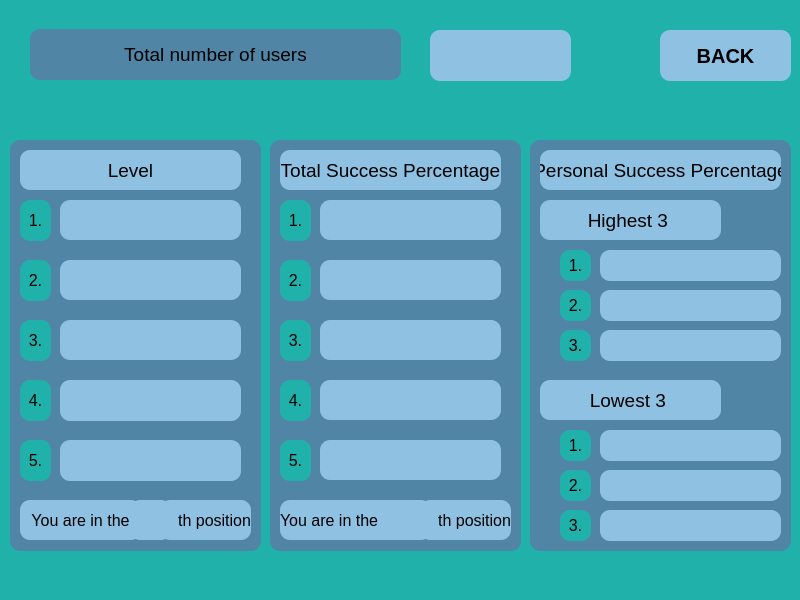
<?xml version="1.0" encoding="UTF-8"?>
<ui version="4.0">
 <class>MainWindow</class>
 <widget class="QMainWindow" name="MainWindow">
  <property name="geometry">
   <rect>
    <x>0</x>
    <y>0</y>
    <width>800</width>
    <height>600</height>
   </rect>
  </property>
  <property name="windowTitle">
   <string>PyBoysFlashcards</string>
  </property>
  <property name="styleSheet">
   <string notr="true">background-color: rgb(32,178,170);
border-top-right-radius: 10px;
border-bottom-right-radius: 10px;
border-top-left-radius: 10px;
border-bottom-left-radius: 10px;</string>
  </property>
  <widget class="QWidget" name="centralwidget">
   <widget class="QLabel" name="label_2">
    <property name="geometry">
     <rect>
      <x>30</x>
      <y>29</y>
      <width>371</width>
      <height>51</height>
     </rect>
    </property>
    <property name="minimumSize">
     <size>
      <width>0</width>
      <height>40</height>
     </size>
    </property>
    <property name="font">
     <font>
      <pointsize>14</pointsize>
      <weight>50</weight>
      <bold>false</bold>
     </font>
    </property>
    <property name="styleSheet">
     <string notr="true">background-color: rgba(80,133,165 );
border-top-right-radius: 10px;
border-bottom-right-radius: 10px;
border-top-left-radius: 10px;
border-bottom-left-radius: 10px;</string>
    </property>
    <property name="text">
     <string>Total number of users</string>
    </property>
    <property name="alignment">
     <set>Qt::AlignCenter</set>
    </property>
   </widget>
   <widget class="QTableView" name="tableView_2">
    <property name="geometry">
     <rect>
      <x>270</x>
      <y>140</y>
      <width>251</width>
      <height>411</height>
     </rect>
    </property>
    <property name="styleSheet">
     <string notr="true">background-color: rgba(80,133,165 );
border-top-right-radius: 10px;
border-bottom-right-radius: 10px;
border-top-left-radius: 10px;
border-bottom-left-radius: 10px;</string>
    </property>
   </widget>
   <widget class="QLabel" name="label_9">
    <property name="geometry">
     <rect>
      <x>280</x>
      <y>150</y>
      <width>221</width>
      <height>40</height>
     </rect>
    </property>
    <property name="minimumSize">
     <size>
      <width>0</width>
      <height>40</height>
     </size>
    </property>
    <property name="font">
     <font>
      <pointsize>14</pointsize>
      <weight>50</weight>
      <bold>false</bold>
     </font>
    </property>
    <property name="styleSheet">
     <string notr="true">background-color: rgb(143, 193, 227);
border-top-right-radius: 10px;
border-bottom-right-radius: 10px;
border-top-left-radius: 10px;
border-bottom-left-radius: 10px;</string>
    </property>
    <property name="text">
     <string>Total Success Percentage</string>
    </property>
    <property name="alignment">
     <set>Qt::AlignCenter</set>
    </property>
   </widget>
   <widget class="QLabel" name="succ1">
    <property name="geometry">
     <rect>
      <x>320</x>
      <y>200</y>
      <width>181</width>
      <height>40</height>
     </rect>
    </property>
    <property name="minimumSize">
     <size>
      <width>0</width>
      <height>40</height>
     </size>
    </property>
    <property name="font">
     <font>
      <pointsize>14</pointsize>
      <weight>50</weight>
      <bold>false</bold>
     </font>
    </property>
    <property name="styleSheet">
     <string notr="true">background-color: rgb(143, 193, 227);
border-top-right-radius: 10px;
border-bottom-right-radius: 10px;
border-top-left-radius: 10px;
border-bottom-left-radius: 10px;</string>
    </property>
    <property name="text">
     <string/>
    </property>
    <property name="alignment">
     <set>Qt::AlignCenter</set>
    </property>
   </widget>
   <widget class="QLabel" name="succ2">
    <property name="geometry">
     <rect>
      <x>320</x>
      <y>260</y>
      <width>181</width>
      <height>40</height>
     </rect>
    </property>
    <property name="minimumSize">
     <size>
      <width>0</width>
      <height>40</height>
     </size>
    </property>
    <property name="font">
     <font>
      <pointsize>14</pointsize>
      <weight>50</weight>
      <bold>false</bold>
     </font>
    </property>
    <property name="styleSheet">
     <string notr="true">background-color: rgb(143, 193, 227);
border-top-right-radius: 10px;
border-bottom-right-radius: 10px;
border-top-left-radius: 10px;
border-bottom-left-radius: 10px;</string>
    </property>
    <property name="text">
     <string/>
    </property>
    <property name="alignment">
     <set>Qt::AlignCenter</set>
    </property>
   </widget>
   <widget class="QLabel" name="succ3">
    <property name="geometry">
     <rect>
      <x>320</x>
      <y>320</y>
      <width>181</width>
      <height>40</height>
     </rect>
    </property>
    <property name="minimumSize">
     <size>
      <width>0</width>
      <height>40</height>
     </size>
    </property>
    <property name="font">
     <font>
      <pointsize>14</pointsize>
      <weight>50</weight>
      <bold>false</bold>
     </font>
    </property>
    <property name="styleSheet">
     <string notr="true">background-color: rgb(143, 193, 227);
border-top-right-radius: 10px;
border-bottom-right-radius: 10px;
border-top-left-radius: 10px;
border-bottom-left-radius: 10px;</string>
    </property>
    <property name="text">
     <string/>
    </property>
    <property name="alignment">
     <set>Qt::AlignCenter</set>
    </property>
   </widget>
   <widget class="QLabel" name="succ4">
    <property name="geometry">
     <rect>
      <x>320</x>
      <y>380</y>
      <width>181</width>
      <height>40</height>
     </rect>
    </property>
    <property name="minimumSize">
     <size>
      <width>0</width>
      <height>40</height>
     </size>
    </property>
    <property name="font">
     <font>
      <pointsize>14</pointsize>
      <weight>50</weight>
      <bold>false</bold>
     </font>
    </property>
    <property name="styleSheet">
     <string notr="true">background-color: rgb(143, 193, 227);
border-top-right-radius: 10px;
border-bottom-right-radius: 10px;
border-top-left-radius: 10px;
border-bottom-left-radius: 10px;</string>
    </property>
    <property name="text">
     <string/>
    </property>
    <property name="alignment">
     <set>Qt::AlignCenter</set>
    </property>
   </widget>
   <widget class="QLabel" name="succ5">
    <property name="geometry">
     <rect>
      <x>320</x>
      <y>440</y>
      <width>181</width>
      <height>40</height>
     </rect>
    </property>
    <property name="minimumSize">
     <size>
      <width>0</width>
      <height>40</height>
     </size>
    </property>
    <property name="font">
     <font>
      <pointsize>14</pointsize>
      <weight>50</weight>
      <bold>false</bold>
     </font>
    </property>
    <property name="styleSheet">
     <string notr="true">background-color: rgb(143, 193, 227);
border-top-right-radius: 10px;
border-bottom-right-radius: 10px;
border-top-left-radius: 10px;
border-bottom-left-radius: 10px;</string>
    </property>
    <property name="text">
     <string/>
    </property>
    <property name="alignment">
     <set>Qt::AlignCenter</set>
    </property>
   </widget>
   <widget class="QTableView" name="tableView_3">
    <property name="geometry">
     <rect>
      <x>530</x>
      <y>140</y>
      <width>261</width>
      <height>411</height>
     </rect>
    </property>
    <property name="styleSheet">
     <string notr="true">background-color: rgba(80,133,165 );
border-top-right-radius: 10px;
border-bottom-right-radius: 10px;
border-top-left-radius: 10px;
border-bottom-left-radius: 10px;</string>
    </property>
   </widget>
   <widget class="QLabel" name="label_16">
    <property name="geometry">
     <rect>
      <x>280</x>
      <y>500</y>
      <width>121</width>
      <height>40</height>
     </rect>
    </property>
    <property name="minimumSize">
     <size>
      <width>0</width>
      <height>40</height>
     </size>
    </property>
    <property name="font">
     <font>
      <pointsize>12</pointsize>
      <weight>50</weight>
      <bold>false</bold>
     </font>
    </property>
    <property name="styleSheet">
     <string notr="true">background-color: rgb(143, 193, 227);
border-top-right-radius: 10px;
border-bottom-right-radius: 10px;
border-top-left-radius: 10px;
border-bottom-left-radius: 10px;</string>
    </property>
    <property name="text">
     <string>You are in the</string>
    </property>
    <property name="alignment">
     <set>Qt::AlignLeading|Qt::AlignLeft|Qt::AlignVCenter</set>
    </property>
   </widget>
   <widget class="QLabel" name="success_level">
    <property name="geometry">
     <rect>
      <x>380</x>
      <y>500</y>
      <width>51</width>
      <height>40</height>
     </rect>
    </property>
    <property name="minimumSize">
     <size>
      <width>0</width>
      <height>40</height>
     </size>
    </property>
    <property name="font">
     <font>
      <pointsize>12</pointsize>
      <weight>50</weight>
      <bold>false</bold>
     </font>
    </property>
    <property name="styleSheet">
     <string notr="true">background-color: rgb(143, 193, 227);
</string>
    </property>
    <property name="text">
     <string/>
    </property>
    <property name="alignment">
     <set>Qt::AlignRight|Qt::AlignTrailing|Qt::AlignVCenter</set>
    </property>
   </widget>
   <widget class="QLabel" name="label_18">
    <property name="geometry">
     <rect>
      <x>420</x>
      <y>500</y>
      <width>91</width>
      <height>40</height>
     </rect>
    </property>
    <property name="minimumSize">
     <size>
      <width>0</width>
      <height>40</height>
     </size>
    </property>
    <property name="font">
     <font>
      <pointsize>12</pointsize>
      <weight>50</weight>
      <bold>false</bold>
     </font>
    </property>
    <property name="styleSheet">
     <string notr="true">background-color: rgb(143, 193, 227);
border-top-right-radius: 10px;
border-bottom-right-radius: 10px;
</string>
    </property>
    <property name="text">
     <string>th position</string>
    </property>
    <property name="alignment">
     <set>Qt::AlignRight|Qt::AlignTrailing|Qt::AlignVCenter</set>
    </property>
   </widget>
   <widget class="QLabel" name="label_19">
    <property name="geometry">
     <rect>
      <x>540</x>
      <y>150</y>
      <width>241</width>
      <height>40</height>
     </rect>
    </property>
    <property name="minimumSize">
     <size>
      <width>0</width>
      <height>40</height>
     </size>
    </property>
    <property name="font">
     <font>
      <pointsize>14</pointsize>
      <weight>50</weight>
      <bold>false</bold>
     </font>
    </property>
    <property name="styleSheet">
     <string notr="true">background-color: rgb(143, 193, 227);
border-top-right-radius: 10px;
border-bottom-right-radius: 10px;
border-top-left-radius: 10px;
border-bottom-left-radius: 10px;</string>
    </property>
    <property name="text">
     <string>Personal Success Percentage</string>
    </property>
    <property name="alignment">
     <set>Qt::AlignCenter</set>
    </property>
   </widget>
   <widget class="QPushButton" name="login_button_2">
    <property name="geometry">
     <rect>
      <x>660</x>
      <y>30</y>
      <width>131</width>
      <height>51</height>
     </rect>
    </property>
    <property name="font">
     <font>
      <pointsize>15</pointsize>
      <weight>75</weight>
      <bold>true</bold>
     </font>
    </property>
    <property name="cursor">
     <cursorShape>OpenHandCursor</cursorShape>
    </property>
    <property name="styleSheet">
     <string notr="true">background-color: rgb(143, 193, 227);
border-top-right-radius: 10px;
border-bottom-right-radius: 10px;
border-top-left-radius: 10px;
border-bottom-left-radius: 10px;</string>
    </property>
    <property name="text">
     <string>BACK</string>
    </property>
   </widget>
   <widget class="QLabel" name="label_20">
    <property name="geometry">
     <rect>
      <x>540</x>
      <y>200</y>
      <width>181</width>
      <height>40</height>
     </rect>
    </property>
    <property name="minimumSize">
     <size>
      <width>0</width>
      <height>40</height>
     </size>
    </property>
    <property name="font">
     <font>
      <pointsize>14</pointsize>
      <weight>50</weight>
      <bold>false</bold>
     </font>
    </property>
    <property name="styleSheet">
     <string notr="true">background-color: rgb(143, 193, 227);
border-top-right-radius: 10px;
border-bottom-right-radius: 10px;
border-top-left-radius: 10px;
border-bottom-left-radius: 10px;</string>
    </property>
    <property name="text">
     <string>Highest 3 </string>
    </property>
    <property name="alignment">
     <set>Qt::AlignCenter</set>
    </property>
   </widget>
   <widget class="QLabel" name="high1">
    <property name="geometry">
     <rect>
      <x>600</x>
      <y>250</y>
      <width>181</width>
      <height>31</height>
     </rect>
    </property>
    <property name="font">
     <font>
      <pointsize>14</pointsize>
      <weight>50</weight>
      <bold>false</bold>
     </font>
    </property>
    <property name="styleSheet">
     <string notr="true">background-color: rgb(143, 193, 227);
border-top-right-radius: 10px;
border-bottom-right-radius: 10px;
border-top-left-radius: 10px;
border-bottom-left-radius: 10px;</string>
    </property>
    <property name="text">
     <string/>
    </property>
    <property name="alignment">
     <set>Qt::AlignCenter</set>
    </property>
   </widget>
   <widget class="QLabel" name="high2">
    <property name="geometry">
     <rect>
      <x>600</x>
      <y>290</y>
      <width>181</width>
      <height>31</height>
     </rect>
    </property>
    <property name="font">
     <font>
      <pointsize>14</pointsize>
      <weight>50</weight>
      <bold>false</bold>
     </font>
    </property>
    <property name="styleSheet">
     <string notr="true">background-color: rgb(143, 193, 227);
border-top-right-radius: 10px;
border-bottom-right-radius: 10px;
border-top-left-radius: 10px;
border-bottom-left-radius: 10px;</string>
    </property>
    <property name="text">
     <string/>
    </property>
    <property name="alignment">
     <set>Qt::AlignCenter</set>
    </property>
   </widget>
   <widget class="QLabel" name="high3">
    <property name="geometry">
     <rect>
      <x>600</x>
      <y>330</y>
      <width>181</width>
      <height>31</height>
     </rect>
    </property>
    <property name="font">
     <font>
      <pointsize>14</pointsize>
      <weight>50</weight>
      <bold>false</bold>
     </font>
    </property>
    <property name="styleSheet">
     <string notr="true">background-color: rgb(143, 193, 227);
border-top-right-radius: 10px;
border-bottom-right-radius: 10px;
border-top-left-radius: 10px;
border-bottom-left-radius: 10px;</string>
    </property>
    <property name="text">
     <string/>
    </property>
    <property name="alignment">
     <set>Qt::AlignCenter</set>
    </property>
   </widget>
   <widget class="QLabel" name="label_24">
    <property name="geometry">
     <rect>
      <x>540</x>
      <y>380</y>
      <width>181</width>
      <height>40</height>
     </rect>
    </property>
    <property name="minimumSize">
     <size>
      <width>0</width>
      <height>40</height>
     </size>
    </property>
    <property name="font">
     <font>
      <pointsize>14</pointsize>
      <weight>50</weight>
      <bold>false</bold>
     </font>
    </property>
    <property name="styleSheet">
     <string notr="true">background-color: rgb(143, 193, 227);
border-top-right-radius: 10px;
border-bottom-right-radius: 10px;
border-top-left-radius: 10px;
border-bottom-left-radius: 10px;</string>
    </property>
    <property name="text">
     <string>Lowest 3 </string>
    </property>
    <property name="alignment">
     <set>Qt::AlignCenter</set>
    </property>
   </widget>
   <widget class="QLabel" name="low1">
    <property name="geometry">
     <rect>
      <x>600</x>
      <y>430</y>
      <width>181</width>
      <height>31</height>
     </rect>
    </property>
    <property name="font">
     <font>
      <pointsize>14</pointsize>
      <weight>50</weight>
      <bold>false</bold>
     </font>
    </property>
    <property name="styleSheet">
     <string notr="true">background-color: rgb(143, 193, 227);
border-top-right-radius: 10px;
border-bottom-right-radius: 10px;
border-top-left-radius: 10px;
border-bottom-left-radius: 10px;</string>
    </property>
    <property name="text">
     <string/>
    </property>
    <property name="alignment">
     <set>Qt::AlignCenter</set>
    </property>
   </widget>
   <widget class="QLabel" name="low2">
    <property name="geometry">
     <rect>
      <x>600</x>
      <y>470</y>
      <width>181</width>
      <height>31</height>
     </rect>
    </property>
    <property name="font">
     <font>
      <pointsize>14</pointsize>
      <weight>50</weight>
      <bold>false</bold>
     </font>
    </property>
    <property name="styleSheet">
     <string notr="true">background-color: rgb(143, 193, 227);
border-top-right-radius: 10px;
border-bottom-right-radius: 10px;
border-top-left-radius: 10px;
border-bottom-left-radius: 10px;</string>
    </property>
    <property name="text">
     <string/>
    </property>
    <property name="alignment">
     <set>Qt::AlignCenter</set>
    </property>
   </widget>
   <widget class="QLabel" name="low3">
    <property name="geometry">
     <rect>
      <x>600</x>
      <y>510</y>
      <width>181</width>
      <height>31</height>
     </rect>
    </property>
    <property name="font">
     <font>
      <pointsize>14</pointsize>
      <weight>50</weight>
      <bold>false</bold>
     </font>
    </property>
    <property name="styleSheet">
     <string notr="true">background-color: rgb(143, 193, 227);
border-top-right-radius: 10px;
border-bottom-right-radius: 10px;
border-top-left-radius: 10px;
border-bottom-left-radius: 10px;</string>
    </property>
    <property name="text">
     <string/>
    </property>
    <property name="alignment">
     <set>Qt::AlignCenter</set>
    </property>
   </widget>
   <widget class="QTableView" name="tableView_4">
    <property name="geometry">
     <rect>
      <x>10</x>
      <y>140</y>
      <width>251</width>
      <height>411</height>
     </rect>
    </property>
    <property name="styleSheet">
     <string notr="true">background-color: rgba(80,133,165 );
border-top-right-radius: 10px;
border-bottom-right-radius: 10px;
border-top-left-radius: 10px;
border-bottom-left-radius: 10px;</string>
    </property>
   </widget>
   <widget class="QLabel" name="label_28">
    <property name="geometry">
     <rect>
      <x>20</x>
      <y>150</y>
      <width>221</width>
      <height>40</height>
     </rect>
    </property>
    <property name="minimumSize">
     <size>
      <width>0</width>
      <height>40</height>
     </size>
    </property>
    <property name="font">
     <font>
      <pointsize>14</pointsize>
      <weight>50</weight>
      <bold>false</bold>
      <kerning>false</kerning>
     </font>
    </property>
    <property name="styleSheet">
     <string notr="true">background-color: rgb(143, 193, 227);
border-top-right-radius: 10px;
border-bottom-right-radius: 10px;
border-top-left-radius: 10px;
border-bottom-left-radius: 10px;</string>
    </property>
    <property name="text">
     <string>Level</string>
    </property>
    <property name="alignment">
     <set>Qt::AlignCenter</set>
    </property>
   </widget>
   <widget class="QLabel" name="level1">
    <property name="geometry">
     <rect>
      <x>60</x>
      <y>200</y>
      <width>181</width>
      <height>40</height>
     </rect>
    </property>
    <property name="minimumSize">
     <size>
      <width>0</width>
      <height>40</height>
     </size>
    </property>
    <property name="font">
     <font>
      <pointsize>14</pointsize>
      <weight>50</weight>
      <bold>false</bold>
     </font>
    </property>
    <property name="styleSheet">
     <string notr="true">background-color: rgb(143, 193, 227);
border-top-right-radius: 10px;
border-bottom-right-radius: 10px;
border-top-left-radius: 10px;
border-bottom-left-radius: 10px;</string>
    </property>
    <property name="text">
     <string/>
    </property>
    <property name="alignment">
     <set>Qt::AlignCenter</set>
    </property>
   </widget>
   <widget class="QLabel" name="level2">
    <property name="geometry">
     <rect>
      <x>60</x>
      <y>260</y>
      <width>181</width>
      <height>40</height>
     </rect>
    </property>
    <property name="minimumSize">
     <size>
      <width>0</width>
      <height>40</height>
     </size>
    </property>
    <property name="font">
     <font>
      <pointsize>14</pointsize>
      <weight>50</weight>
      <bold>false</bold>
     </font>
    </property>
    <property name="styleSheet">
     <string notr="true">background-color: rgb(143, 193, 227);
border-top-right-radius: 10px;
border-bottom-right-radius: 10px;
border-top-left-radius: 10px;
border-bottom-left-radius: 10px;</string>
    </property>
    <property name="text">
     <string/>
    </property>
    <property name="alignment">
     <set>Qt::AlignCenter</set>
    </property>
   </widget>
   <widget class="QLabel" name="level3">
    <property name="geometry">
     <rect>
      <x>60</x>
      <y>320</y>
      <width>181</width>
      <height>40</height>
     </rect>
    </property>
    <property name="minimumSize">
     <size>
      <width>0</width>
      <height>40</height>
     </size>
    </property>
    <property name="font">
     <font>
      <pointsize>14</pointsize>
      <weight>50</weight>
      <bold>false</bold>
     </font>
    </property>
    <property name="styleSheet">
     <string notr="true">background-color: rgb(143, 193, 227);
border-top-right-radius: 10px;
border-bottom-right-radius: 10px;
border-top-left-radius: 10px;
border-bottom-left-radius: 10px;</string>
    </property>
    <property name="text">
     <string/>
    </property>
    <property name="alignment">
     <set>Qt::AlignCenter</set>
    </property>
   </widget>
   <widget class="QLabel" name="level4">
    <property name="geometry">
     <rect>
      <x>60</x>
      <y>380</y>
      <width>181</width>
      <height>41</height>
     </rect>
    </property>
    <property name="minimumSize">
     <size>
      <width>0</width>
      <height>40</height>
     </size>
    </property>
    <property name="font">
     <font>
      <pointsize>14</pointsize>
      <weight>50</weight>
      <bold>false</bold>
     </font>
    </property>
    <property name="styleSheet">
     <string notr="true">background-color: rgb(143, 193, 227);
border-top-right-radius: 10px;
border-bottom-right-radius: 10px;
border-top-left-radius: 10px;
border-bottom-left-radius: 10px;</string>
    </property>
    <property name="text">
     <string/>
    </property>
    <property name="alignment">
     <set>Qt::AlignCenter</set>
    </property>
   </widget>
   <widget class="QLabel" name="label_33">
    <property name="geometry">
     <rect>
      <x>20</x>
      <y>500</y>
      <width>121</width>
      <height>40</height>
     </rect>
    </property>
    <property name="minimumSize">
     <size>
      <width>0</width>
      <height>40</height>
     </size>
    </property>
    <property name="font">
     <font>
      <pointsize>12</pointsize>
      <weight>50</weight>
      <bold>false</bold>
     </font>
    </property>
    <property name="styleSheet">
     <string notr="true">background-color: rgb(143, 193, 227);
border-top-right-radius: 10px;
border-bottom-right-radius: 10px;
border-top-left-radius: 10px;
border-bottom-left-radius: 10px;</string>
    </property>
    <property name="text">
     <string>You are in the</string>
    </property>
    <property name="alignment">
     <set>Qt::AlignCenter</set>
    </property>
   </widget>
   <widget class="QLabel" name="rank_level">
    <property name="geometry">
     <rect>
      <x>130</x>
      <y>500</y>
      <width>41</width>
      <height>40</height>
     </rect>
    </property>
    <property name="minimumSize">
     <size>
      <width>0</width>
      <height>40</height>
     </size>
    </property>
    <property name="font">
     <font>
      <pointsize>12</pointsize>
      <weight>50</weight>
      <bold>false</bold>
     </font>
    </property>
    <property name="styleSheet">
     <string notr="true">background-color: rgb(143, 193, 227);
</string>
    </property>
    <property name="text">
     <string/>
    </property>
    <property name="alignment">
     <set>Qt::AlignRight|Qt::AlignTrailing|Qt::AlignVCenter</set>
    </property>
   </widget>
   <widget class="QLabel" name="label_35">
    <property name="geometry">
     <rect>
      <x>160</x>
      <y>500</y>
      <width>91</width>
      <height>40</height>
     </rect>
    </property>
    <property name="minimumSize">
     <size>
      <width>0</width>
      <height>40</height>
     </size>
    </property>
    <property name="font">
     <font>
      <pointsize>12</pointsize>
      <weight>50</weight>
      <bold>false</bold>
     </font>
    </property>
    <property name="styleSheet">
     <string notr="true">background-color: rgb(143, 193, 227);
border-top-right-radius: 10px;
border-bottom-right-radius: 10px;
border-top-left-radius: 10px;
border-bottom-left-radius: 10px;</string>
    </property>
    <property name="text">
     <string>th position</string>
    </property>
    <property name="alignment">
     <set>Qt::AlignRight|Qt::AlignTrailing|Qt::AlignVCenter</set>
    </property>
   </widget>
   <widget class="QLabel" name="level5">
    <property name="geometry">
     <rect>
      <x>60</x>
      <y>440</y>
      <width>181</width>
      <height>41</height>
     </rect>
    </property>
    <property name="minimumSize">
     <size>
      <width>0</width>
      <height>40</height>
     </size>
    </property>
    <property name="font">
     <font>
      <pointsize>14</pointsize>
      <weight>50</weight>
      <bold>false</bold>
     </font>
    </property>
    <property name="styleSheet">
     <string notr="true">background-color: rgb(143, 193, 227);
border-top-right-radius: 10px;
border-bottom-right-radius: 10px;
border-top-left-radius: 10px;
border-bottom-left-radius: 10px;</string>
    </property>
    <property name="text">
     <string/>
    </property>
    <property name="alignment">
     <set>Qt::AlignCenter</set>
    </property>
   </widget>
   <widget class="QLabel" name="label">
    <property name="geometry">
     <rect>
      <x>20</x>
      <y>200</y>
      <width>31</width>
      <height>41</height>
     </rect>
    </property>
    <property name="font">
     <font>
      <pointsize>12</pointsize>
     </font>
    </property>
    <property name="text">
     <string>1.</string>
    </property>
    <property name="alignment">
     <set>Qt::AlignCenter</set>
    </property>
   </widget>
   <widget class="QLabel" name="label_3">
    <property name="geometry">
     <rect>
      <x>20</x>
      <y>260</y>
      <width>31</width>
      <height>41</height>
     </rect>
    </property>
    <property name="font">
     <font>
      <pointsize>12</pointsize>
     </font>
    </property>
    <property name="text">
     <string>2.</string>
    </property>
    <property name="alignment">
     <set>Qt::AlignCenter</set>
    </property>
   </widget>
   <widget class="QLabel" name="label_4">
    <property name="geometry">
     <rect>
      <x>20</x>
      <y>320</y>
      <width>31</width>
      <height>41</height>
     </rect>
    </property>
    <property name="font">
     <font>
      <pointsize>12</pointsize>
     </font>
    </property>
    <property name="text">
     <string>3.</string>
    </property>
    <property name="alignment">
     <set>Qt::AlignCenter</set>
    </property>
   </widget>
   <widget class="QLabel" name="label_5">
    <property name="geometry">
     <rect>
      <x>20</x>
      <y>380</y>
      <width>31</width>
      <height>41</height>
     </rect>
    </property>
    <property name="font">
     <font>
      <pointsize>12</pointsize>
     </font>
    </property>
    <property name="text">
     <string>4.</string>
    </property>
    <property name="alignment">
     <set>Qt::AlignCenter</set>
    </property>
   </widget>
   <widget class="QLabel" name="label_6">
    <property name="geometry">
     <rect>
      <x>20</x>
      <y>440</y>
      <width>31</width>
      <height>41</height>
     </rect>
    </property>
    <property name="font">
     <font>
      <pointsize>12</pointsize>
     </font>
    </property>
    <property name="text">
     <string>5.</string>
    </property>
    <property name="alignment">
     <set>Qt::AlignCenter</set>
    </property>
   </widget>
   <widget class="QLabel" name="label_7">
    <property name="geometry">
     <rect>
      <x>280</x>
      <y>200</y>
      <width>31</width>
      <height>41</height>
     </rect>
    </property>
    <property name="font">
     <font>
      <pointsize>12</pointsize>
     </font>
    </property>
    <property name="text">
     <string>1.</string>
    </property>
    <property name="alignment">
     <set>Qt::AlignCenter</set>
    </property>
   </widget>
   <widget class="QLabel" name="label_8">
    <property name="geometry">
     <rect>
      <x>560</x>
      <y>250</y>
      <width>31</width>
      <height>31</height>
     </rect>
    </property>
    <property name="font">
     <font>
      <pointsize>12</pointsize>
     </font>
    </property>
    <property name="text">
     <string>1.</string>
    </property>
    <property name="alignment">
     <set>Qt::AlignCenter</set>
    </property>
   </widget>
   <widget class="QLabel" name="label_15">
    <property name="geometry">
     <rect>
      <x>560</x>
      <y>430</y>
      <width>31</width>
      <height>31</height>
     </rect>
    </property>
    <property name="font">
     <font>
      <pointsize>12</pointsize>
     </font>
    </property>
    <property name="text">
     <string>1.</string>
    </property>
    <property name="alignment">
     <set>Qt::AlignCenter</set>
    </property>
   </widget>
   <widget class="QLabel" name="label_17">
    <property name="geometry">
     <rect>
      <x>280</x>
      <y>260</y>
      <width>31</width>
      <height>41</height>
     </rect>
    </property>
    <property name="font">
     <font>
      <pointsize>12</pointsize>
     </font>
    </property>
    <property name="text">
     <string>2.</string>
    </property>
    <property name="alignment">
     <set>Qt::AlignCenter</set>
    </property>
   </widget>
   <widget class="QLabel" name="label_36">
    <property name="geometry">
     <rect>
      <x>560</x>
      <y>290</y>
      <width>31</width>
      <height>31</height>
     </rect>
    </property>
    <property name="font">
     <font>
      <pointsize>12</pointsize>
     </font>
    </property>
    <property name="text">
     <string>2.</string>
    </property>
    <property name="alignment">
     <set>Qt::AlignCenter</set>
    </property>
   </widget>
   <widget class="QLabel" name="label_37">
    <property name="geometry">
     <rect>
      <x>560</x>
      <y>470</y>
      <width>31</width>
      <height>31</height>
     </rect>
    </property>
    <property name="font">
     <font>
      <pointsize>12</pointsize>
     </font>
    </property>
    <property name="text">
     <string>2.</string>
    </property>
    <property name="alignment">
     <set>Qt::AlignCenter</set>
    </property>
   </widget>
   <widget class="QLabel" name="label_38">
    <property name="geometry">
     <rect>
      <x>280</x>
      <y>320</y>
      <width>31</width>
      <height>41</height>
     </rect>
    </property>
    <property name="font">
     <font>
      <pointsize>12</pointsize>
     </font>
    </property>
    <property name="text">
     <string>3.</string>
    </property>
    <property name="alignment">
     <set>Qt::AlignCenter</set>
    </property>
   </widget>
   <widget class="QLabel" name="label_39">
    <property name="geometry">
     <rect>
      <x>560</x>
      <y>330</y>
      <width>31</width>
      <height>31</height>
     </rect>
    </property>
    <property name="font">
     <font>
      <pointsize>12</pointsize>
     </font>
    </property>
    <property name="text">
     <string>3.</string>
    </property>
    <property name="alignment">
     <set>Qt::AlignCenter</set>
    </property>
   </widget>
   <widget class="QLabel" name="label_40">
    <property name="geometry">
     <rect>
      <x>560</x>
      <y>510</y>
      <width>31</width>
      <height>31</height>
     </rect>
    </property>
    <property name="font">
     <font>
      <pointsize>12</pointsize>
     </font>
    </property>
    <property name="text">
     <string>3.</string>
    </property>
    <property name="alignment">
     <set>Qt::AlignCenter</set>
    </property>
   </widget>
   <widget class="QLabel" name="label_41">
    <property name="geometry">
     <rect>
      <x>280</x>
      <y>380</y>
      <width>31</width>
      <height>41</height>
     </rect>
    </property>
    <property name="font">
     <font>
      <pointsize>12</pointsize>
     </font>
    </property>
    <property name="text">
     <string>4.</string>
    </property>
    <property name="alignment">
     <set>Qt::AlignCenter</set>
    </property>
   </widget>
   <widget class="QLabel" name="label_42">
    <property name="geometry">
     <rect>
      <x>280</x>
      <y>440</y>
      <width>31</width>
      <height>41</height>
     </rect>
    </property>
    <property name="font">
     <font>
      <pointsize>12</pointsize>
     </font>
    </property>
    <property name="text">
     <string>5.</string>
    </property>
    <property name="alignment">
     <set>Qt::AlignCenter</set>
    </property>
   </widget>
   <widget class="QLabel" name="totalnum">
    <property name="geometry">
     <rect>
      <x>430</x>
      <y>30</y>
      <width>141</width>
      <height>51</height>
     </rect>
    </property>
    <property name="font">
     <font>
      <family>MS Reference Sans Serif</family>
      <pointsize>12</pointsize>
     </font>
    </property>
    <property name="styleSheet">
     <string notr="true">background-color: rgb(143, 193, 227);
border-top-right-radius: 10px;
border-bottom-right-radius: 10px;
border-top-left-radius: 10px;
border-bottom-left-radius: 10px;</string>
    </property>
    <property name="text">
     <string/>
    </property>
    <property name="alignment">
     <set>Qt::AlignCenter</set>
    </property>
   </widget>
  </widget>
 </widget>
 <resources/>
 <connections/>
</ui>
